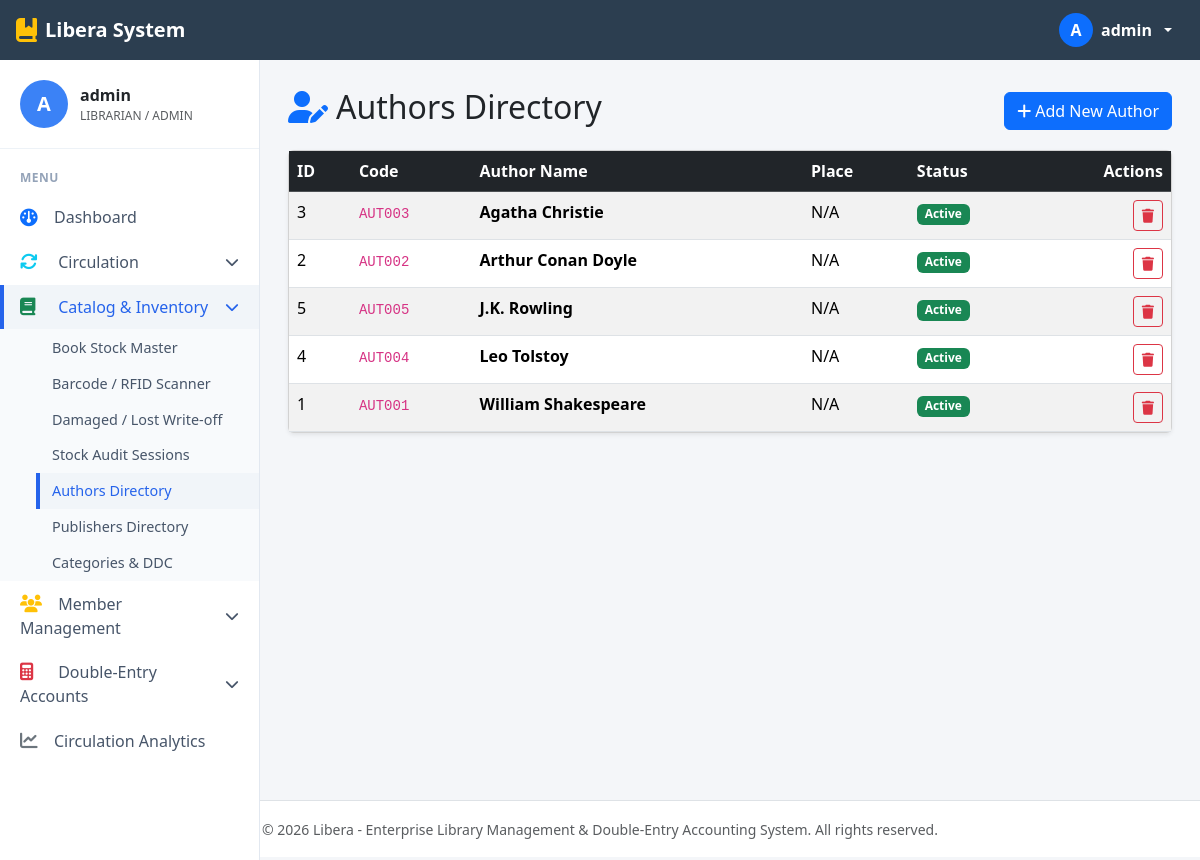
Screenshot of /modules/inventory/authors.php (signed in) with the database file from the repository.
### tables this page shows
CREATE TABLE IF NOT EXISTS `MstrAuthor` (
	`AuthorNumber` int NOT NULL AUTO_INCREMENT PRIMARY KEY,
	`AuthorName` varchar(100) NULL,
	`AuthorStatus` tinyint NULL DEFAULT 1,
	`AuthorCode` varchar(50) NULL,
	`AuthorRemarks` varchar(150) NULL,
	`AuthorPlace` varchar(50) NULL,
	`AuthorBirthDate` datetime NULL,
	`LanguageNumber` tinyint NULL
);

### config/db.php (called while the page is built, shortened)
<?php
$db_driver = 'mysqli';
$mysqli_conn = @mysqli_connect(DB_HOST, DB_USER, DB_PASS, DB_NAME, DB_PORT);
if ($mysqli_conn) {
    $db_driver = 'mysqli';
}
function db_query($conn, $sql, $types = "", $params = []) {
    global $db_driver;
    if ($db_driver === 'mysqli') {
        if (empty($params)) {
            return mysqli_query($conn, $sql);
        }
        $stmt = mysqli_prepare($conn, $sql);
        mysqli_stmt_bind_param($stmt, $types, ...$params);
        mysqli_stmt_execute($stmt);
        $result = mysqli_stmt_get_result($stmt);
        return $result;
    }
}
if ($db_driver === 'sqlite') {
    function db_num_rows($res) {
        if (is_object($res) && isset($res->num_rows)) return $res->num_rows;
        if (is_object($res) && method_exists($res, 'num_rows')) return $res->num_rows();
        if ($res instanceof mysqli_result) return mysqli_num_rows($res);
        return 0;
    }
    function db_fetch_assoc($res) {
        if (is_object($res) && method_exists($res, 'fetch_assoc')) return $res->fetch_assoc();
        if ($res instanceof mysqli_result) return mysqli_fetch_assoc($res);
        return false;
    }
    function db_data_seek($res, $offset) {
        if (is_object($res) && method_exists($res, 'data_seek')) return $res->data_seek($offset);
        if ($res instanceof mysqli_result) return mysqli_data_seek($res, $offset);
        return false;
    }
} else {
    function db_num_rows($res) {
        return ($res instanceof mysqli_result) ? mysqli_num_rows($res) : 0;
    }
    function db_fetch_assoc($res) {
        return ($res instanceof mysqli_result) ? mysqli_fetch_assoc($res) : false;
    }
}

### modules/inventory/authors.php (the view, shortened to what this page needs)
<?php
require_once __DIR__ . '/../../config/db.php';
require_once __DIR__ . '/../../includes/auth.php';
$authors = db_query($conn, "SELECT * FROM MstrAuthor ORDER BY AuthorName ASC");
require_once __DIR__ . '/../../includes/header.php';
?>
<div class="d-flex justify-content-between align-items-center mb-3">
    <h2><i class="fa-solid fa-user-pen text-primary me-2"></i>Authors Directory</h2>
    <button class="btn btn-primary" data-bs-toggle="modal" data-bs-target="#addAuthorModal">
        <i class="fa-solid fa-plus me-1"></i>Add New Author
    </button>
</div>
<div class="card shadow-sm">
    <div class="card-body p-0">
        <table class="table table-hover table-striped mb-0">
            <thead class="table-dark">
                <tr>
                    <th>ID</th>
                    <th>Code</th>
                    <th>Author Name</th>
                    <th>Place</th>
                    <th>Status</th>
                    <th class="text-end">Actions</th>
                </tr>
            </thead>
            <tbody>
                <?php if ($authors && db_num_rows($authors) > 0): ?>
                    <?php while ($a = db_fetch_assoc($authors)): ?>
                        <tr>
                            <td><?php echo $a['AuthorNumber']; ?></td>
                            <td><code><?php echo htmlspecialchars($a['AuthorCode'] ?? 'N/A'); ?></code></td>
                            <td><strong><?php echo htmlspecialchars($a['AuthorName']); ?></strong></td>
                            <td><?php echo htmlspecialchars($a['AuthorPlace'] ?? 'N/A'); ?></td>
                            <td><span class="badge bg-success">Active</span></td>
                            <td class="text-end">
                                <form method="POST" action="authors.php" class="d-inline" onsubmit="return confirm('Delete author?');">
                                    <button type="submit" class="btn btn-sm btn-outline-danger"><i class="fa-solid fa-trash"></i></button>
                                </form>
                            </td>
                        </tr>
                    <?php endwhile; ?>
                <?php else: ?>
                    <tr><td colspan="6" class="text-center text-muted py-3">No authors found.</td></tr>
                <?php endif; ?>
            </tbody>
        </table>
    </div>
</div>
<?php require_once __DIR__ . '/../../includes/footer.php'; ?>

### includes/header.php (style rules this page uses)
:root { --sidebar-width: 260px; --topbar-height: 60px; --brand-color: #34495e; --primary-blue: #2c3e50; --bg-light: #f4f6f9; }
body { background-color: var(--bg-light); font-family: 'Segoe UI', system-ui, -apple-system, sans-serif; min-height: 100vh; }

### rows the page displays
mstrauthor: AuthorNumber "3", AuthorCode "AUT003", AuthorName "Agatha Christie", AuthorPlace "N/A"
mstrauthor: AuthorNumber "2", AuthorCode "AUT002", AuthorName "Arthur Conan Doyle", AuthorPlace "N/A"
mstrauthor: AuthorNumber "5", AuthorCode "AUT005", AuthorName "J.K. Rowling", AuthorPlace "N/A"
mstrauthor: AuthorNumber "4", AuthorCode "AUT004", AuthorName "Leo Tolstoy", AuthorPlace "N/A"
mstrauthor: AuthorNumber "1", AuthorCode "AUT001", AuthorName "William Shakespeare", AuthorPlace "N/A"

### other values shown
substr($_SESSION['username'] ?? 'A', 0, 1) "A"
$_SESSION['username'] "admin"
